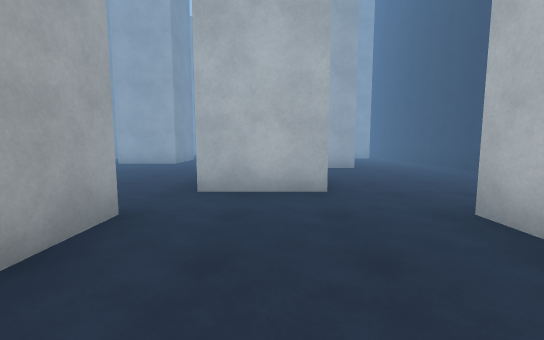
View 1 (above)

24 first-person views from a walk through a 3-D level made in the Unity game engine. The camera is 1.4 m above the floor, tilts 6° down and sees 90° across. The floor is counted in squares, 2 m on a side. Each view is taken from the middle of a square. On the plan, view 1 faces up. The plan holds only what a view shows up to about 9 squares ahead; the rest is blank. The place goes on beyond the plan. The player is left out. Surface patterns are stand-ins for the level's own textures.

View 2
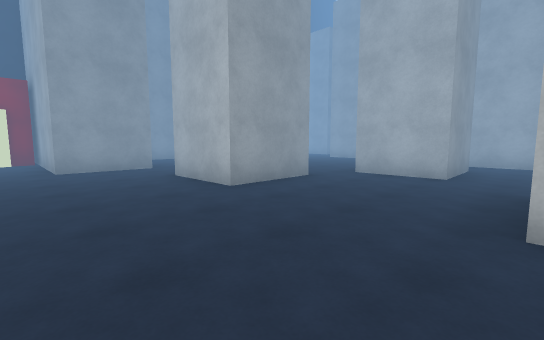

View 3
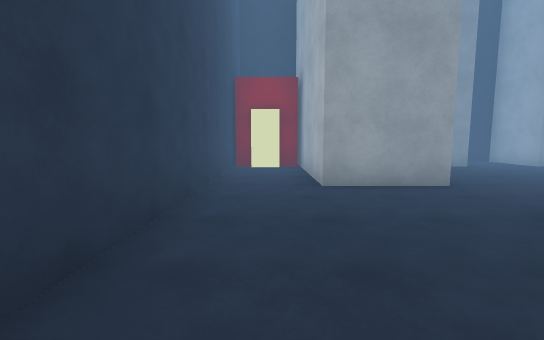

View 4
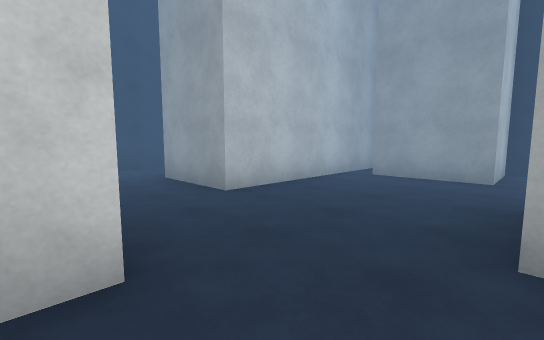

View 5
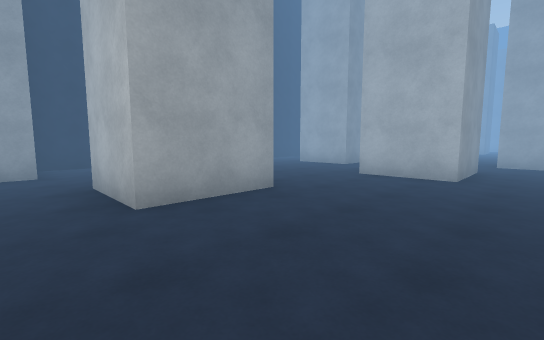

View 6
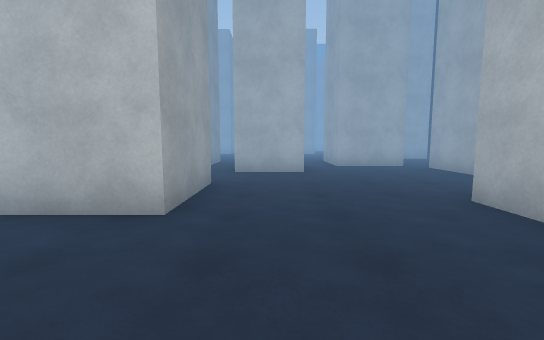

View 7
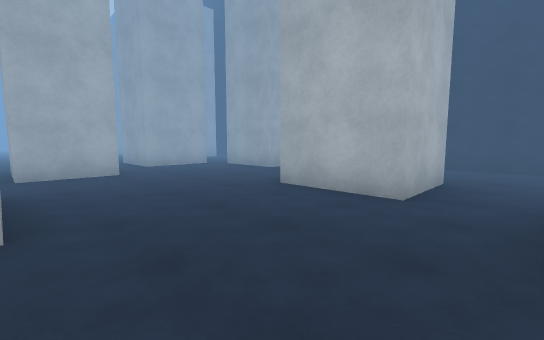

View 8
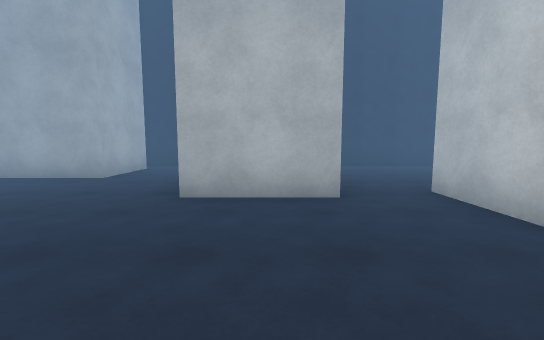

View 9
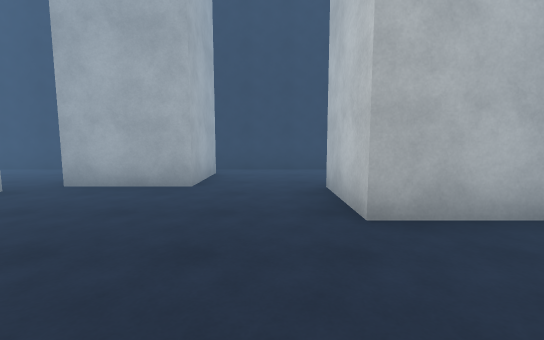

View 10
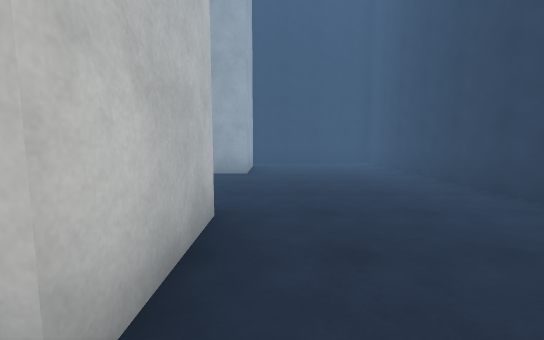

View 11
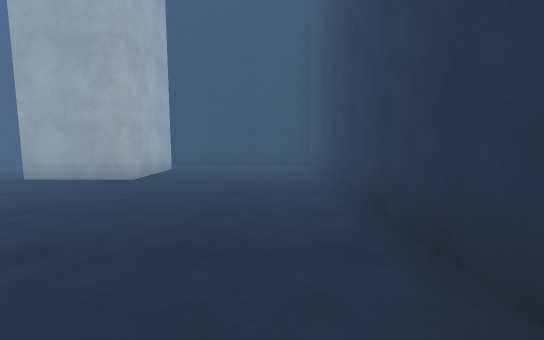

View 12
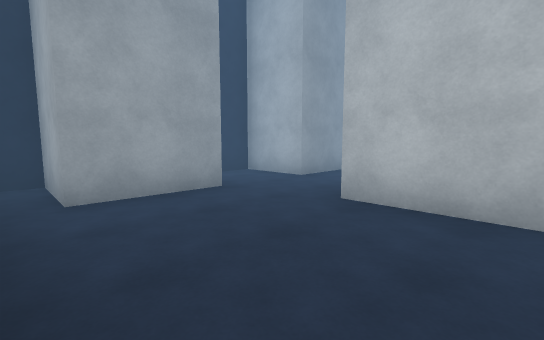

View 13
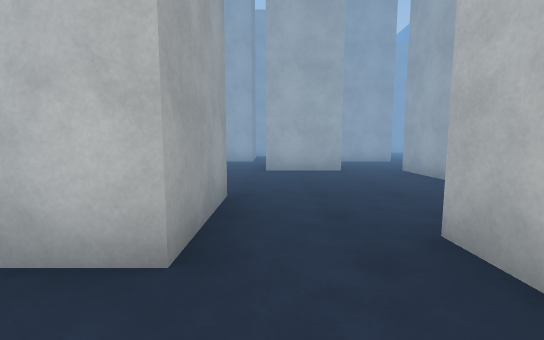

View 14
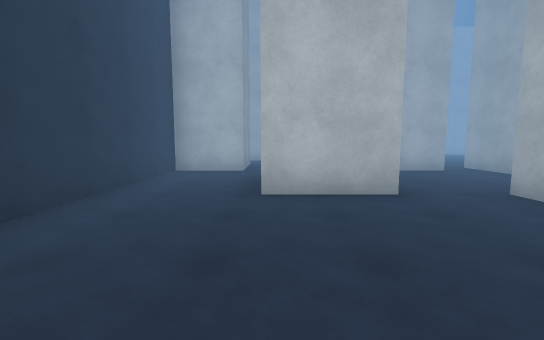

View 15
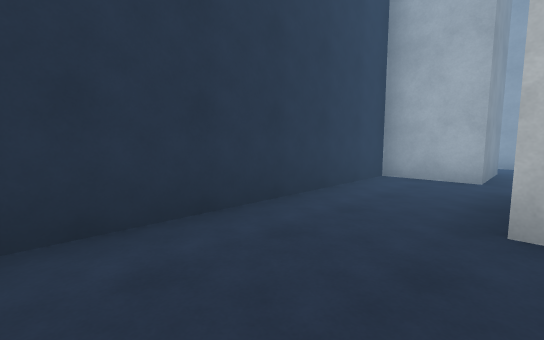

View 16
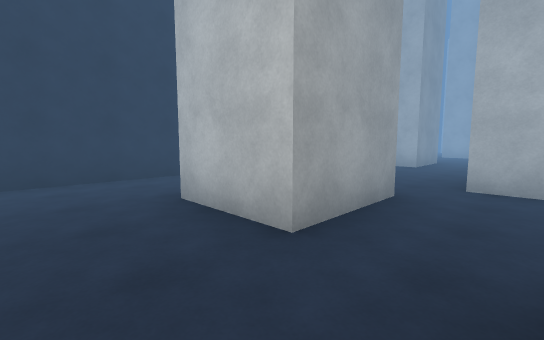

View 17
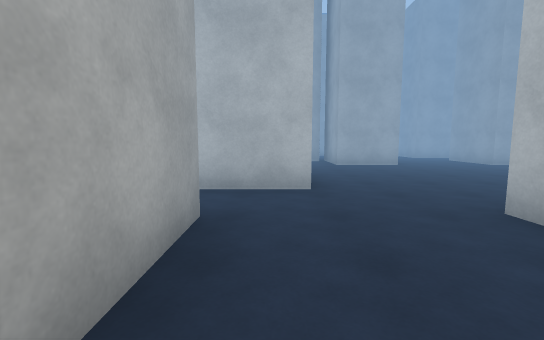

View 18
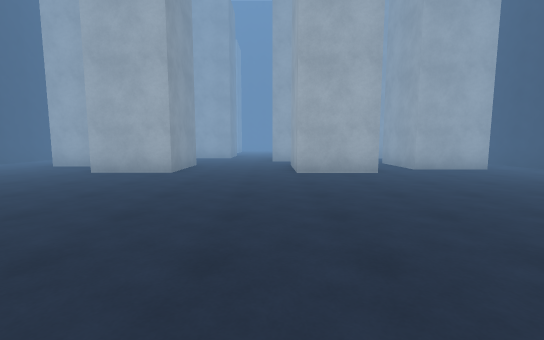

View 19
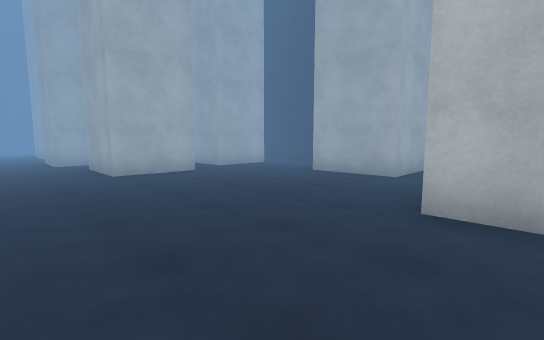

View 20
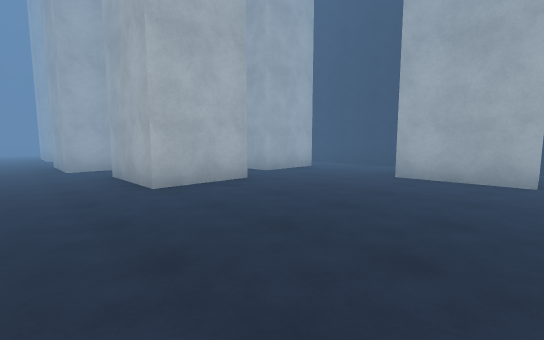

View 21
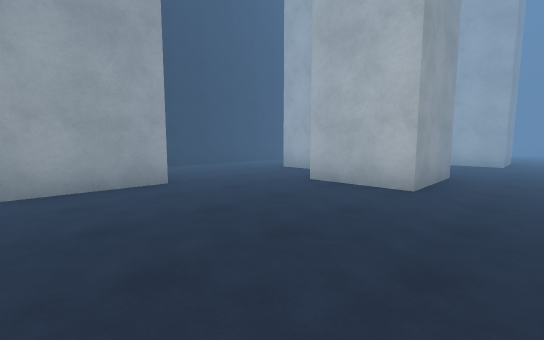

View 22
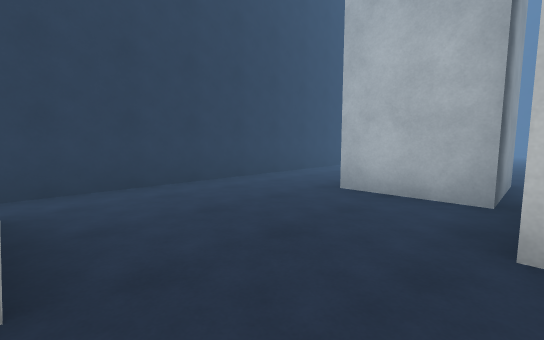

View 23
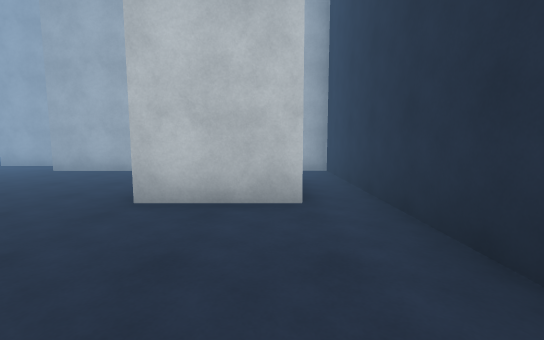

View 24
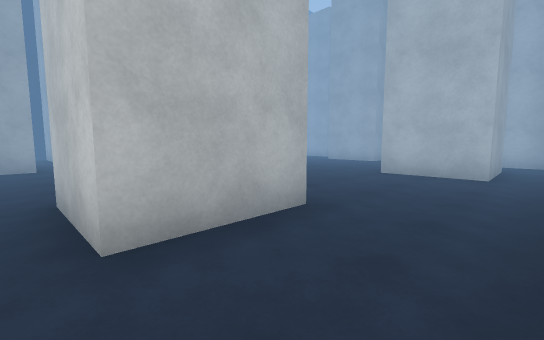

### Floor plan
Key: @ floor where view 1 was taken; # wall or solid block; . floor.
Columns run from 11 left of view 1 to 5 right of it. Each row starts with its distance up from view 1.
 25 #........##
 24 #..##........   #
 23 #..####...# .# .#
 22 #....##...# .##.#
 21 #....##...##....#
 20 #...............#
 19 #.##..........#
 18 #.##..........#
 17 #.##..........###
 16 #...............#
 15 ###...##...#  ..#
 14 ###...##.#.##..
 13 #........#....#
 12 #.. #.........###
 11 #..##...........#
 10 #......##.......#
  9 #......##...##..#
  8 #...........##..#
  7   #.............#
  6 ###..##.........#
  5 #....##...##....#
  4 #....##...##....#
  3 ###............ #
  2 ###.....##...#  #
  1 #.......##...####
  0 ######.....@....#
 -1  #####..........#
 -2   #.............#
 -3   ###############

Where each view was taken, in squares from view 1:
view 1: 0 up, 0 right, facing up
view 2: 2 down, 2 right, facing up-left
view 3: 2 down, 1 left, facing left
view 4: 4 up, 3 left, facing down-left
view 5: 3 up, 2 left, facing up-left
view 6: 6 up, 2 left, facing up
view 7: 6 up, 3 left, facing up-right
view 8: 8 up, 3 left, facing right
view 9: 10 up, 2 left, facing right
view 10: 0 up, 4 left, facing right
view 11: 2 down, 3 left, facing right
view 12: 1 up, 5 left, facing up-left
view 13: 4 up, 8 left, facing up
view 14: 7 up, 8 left, facing up
view 15: 8 up, 8 left, facing up-left
view 16: 9 up, 5 left, facing up-left
view 17: 13 up, 8 left, facing up
view 18: 15 up, 2 left, facing up
view 19: 15 up, 3 left, facing up-right
view 20: 17 up, 3 left, facing up-right
view 21: 17 up, 3 left, facing up-left
view 22: 19 up, 6 left, facing up-left
view 23: 22 up, 9 left, facing down
view 24: 25 up, 10 left, facing down-right
